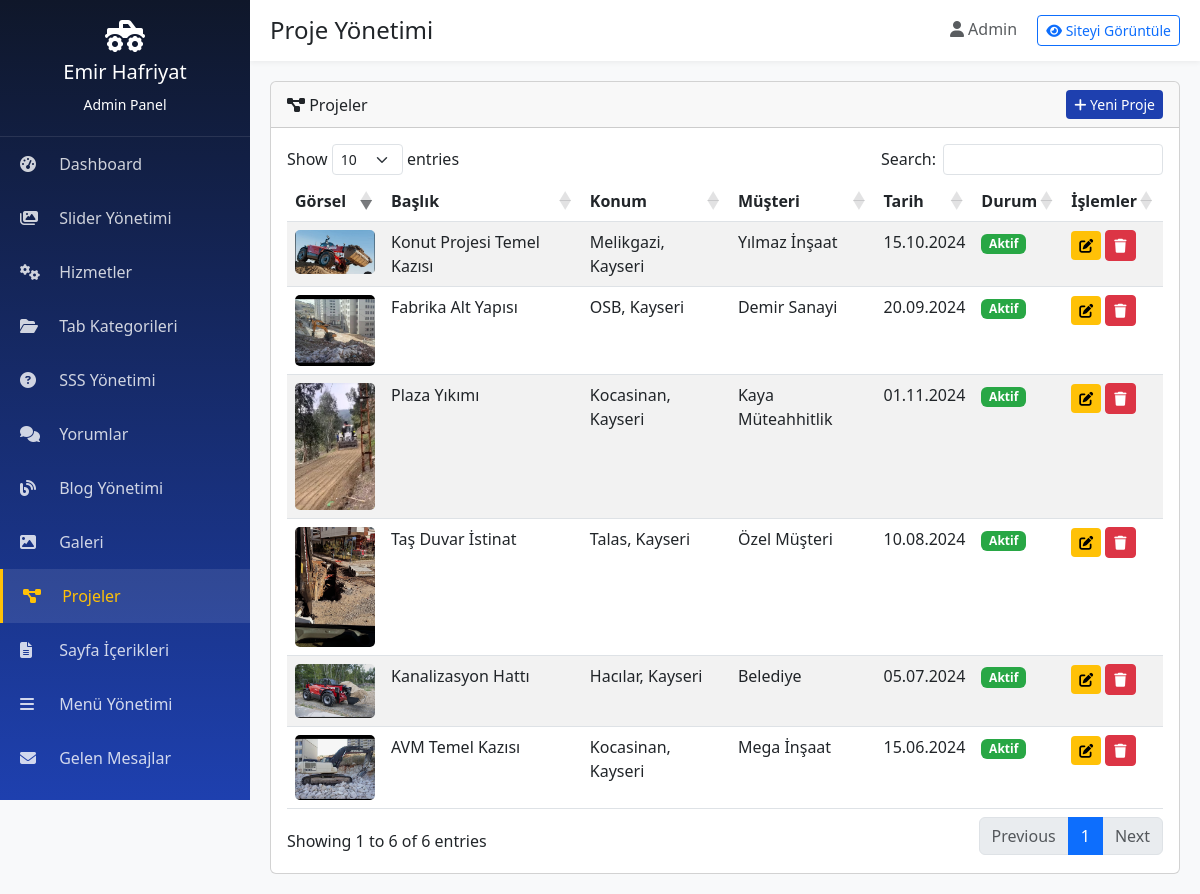
The app's page /admin/projects.php (signed in) with its own data.
### tables this page shows
CREATE TABLE `projects` (
  `id` int(11) NOT NULL AUTO_INCREMENT,
  `title` varchar(200) NOT NULL,
  `description` text,
  `location` varchar(200) DEFAULT NULL,
  `client` varchar(150) DEFAULT NULL,
  `completion_date` date DEFAULT NULL,
  `image` varchar(255) NOT NULL,
  `category` varchar(100) DEFAULT NULL,
  `sort_order` int(11) DEFAULT 0,
  `status` tinyint(1) DEFAULT 1,
  `created_at` timestamp NOT NULL DEFAULT CURRENT_TIMESTAMP,
  PRIMARY KEY (`id`)
);

### config.php (called while the page is built, shortened)
<?php
spl_autoload_register(function($class) {
    $file = BASE_PATH . '/includes/classes/' . $class . '.php';
});
require_once BASE_PATH . '/includes/functions.php';

### includes/classes/Database.php (called while the page is built, shortened)
<?php
class Database {
    private static $instance = null;
    private $conn;
    private function __construct() {
        try {
            $dsn = "mysql:host=" . DB_HOST . ";dbname=" . DB_NAME . ";charset=" . DB_CHARSET;
            $this->conn = new PDO($dsn, DB_USER, DB_PASS);
            $this->conn->setAttribute(PDO::ATTR_ERRMODE, PDO::ERRMODE_EXCEPTION);
            $this->conn->setAttribute(PDO::ATTR_DEFAULT_FETCH_MODE, PDO::FETCH_ASSOC);
            $this->conn->setAttribute(PDO::ATTR_EMULATE_PREPARES, false);
        } catch(PDOException $e) {
            die("Veritabanı bağlantısı başarısız: " . $e->getMessage());
        }
    }
    public static function getInstance() {
        if (self::$instance === null) {
            self::$instance = new self();
        }
        return self::$instance;
    }
    public function query($sql, $params = []) {
        try {
            $stmt = $this->conn->prepare($sql);
            $stmt->execute($params);
            return $stmt;
        } catch(PDOException $e) {
            error_log("Query Error: " . $e->getMessage());
            return false;
        }
    }
    public function fetchAll($sql, $params = []) {
        $stmt = $this->query($sql, $params);
        return $stmt ? $stmt->fetchAll() : [];
    }
}

### includes/functions.php (called while the page is built, shortened)
<?php
function clean($data) {
    return htmlspecialchars(strip_tags(trim($data)), ENT_QUOTES, 'UTF-8');
}
function formatDate($date, $format = 'd.m.Y') {
    return date($format, strtotime($date));
}

### admin/projects.php (the view, shortened to what this page needs)
<?php
include 'includes/header.php';
$projects=$db->fetchAll("SELECT * FROM projects ORDER BY sort_order ASC");
?>
<div class="card">
    <div class="card-header d-flex justify-content-between align-items-center">
        <span><i class="fas fa-project-diagram"></i> Projeler</span>
        <button class="btn btn-sm btn-primary" data-bs-toggle="modal" data-bs-target="#addModal"><i class="fas fa-plus"></i> Yeni Proje</button>
    </div>
    <div class="card-body">
        <table class="table table-striped datatable">
            <thead><tr><th>Görsel</th><th>Başlık</th><th>Konum</th><th>Müşteri</th><th>Tarih</th><th>Durum</th><th>İşlemler</th></tr></thead>
            <tbody>
                <?php foreach($projects as $p): ?>
                    <tr>
                        <td><?php if($p['image']): ?><img src="../<?=$p['image']?>" style="max-width:80px;border-radius:5px;"><?php endif; ?></td>
                        <td><?=clean($p['title'])?></td>
                        <td><?=clean($p['location'])?></td>
                        <td><?=clean($p['client'])?></td>
                        <td><?=$p['completion_date']?formatDate($p['completion_date']):'-'?></td>
                        <td><?=$p['status']?'<span class="badge badge-active">Aktif</span>':'<span class="badge badge-inactive">Pasif</span>'?></td>
                        <td class="table-actions">
                            <button class="btn btn-sm btn-warning" onclick="editProject(<?=htmlspecialchars(json_encode($p))?>)"><i class="fas fa-edit"></i></button>
                            <a href="?delete=<?=$p['id']?>" class="btn btn-sm btn-danger btn-delete"><i class="fas fa-trash"></i></a>
                        </td>
                    </tr>
                <?php endforeach; ?>
            </tbody>
        </table>
    </div>
</div>
<?php include 'includes/footer.php'; ?>

### admin/includes/header.php (style rules this page uses)
:root { --sidebar-width: 250px; --primary-yellow: #FFC107; --primary-blue: #1E40AF; --dark-blue: #0F172A; }
body { background: #f8f9fa; }
.btn-primary { background: var(--primary-blue); border: none; }
.btn-warning { background: var(--primary-yellow); border: none; color: #000; }
.table-actions { white-space: nowrap; }
.badge-active { background: #28a745; }

### records on screen
projects: image (picture), title "Konut Projesi Temel Kazısı", location "Melikgazi, Kayseri", client "Yılmaz İnşaat", completion_date "15.10.2024", status "Aktif"
projects: image (picture), title "Fabrika Alt Yapısı", location "OSB, Kayseri", client "Demir Sanayi", completion_date "20.09.2024", status "Aktif"
projects: image (picture), title "Plaza Yıkımı", location "Kocasinan, Kayseri", client "Kaya Müteahhitlik", completion_date "01.11.2024", status "Aktif"
projects: image (picture), title "Taş Duvar İstinat", location "Talas, Kayseri", client "Özel Müşteri", completion_date "10.08.2024", status "Aktif"
projects: image (picture), title "Kanalizasyon Hattı", location "Hacılar, Kayseri", client "Belediye", completion_date "05.07.2024", status "Aktif"
projects: image (picture), title "AVM Temel Kazısı", location "Kocasinan, Kayseri", client "Mega İnşaat", completion_date "15.06.2024", status "Aktif"

### other values on screen
$pageTitle "Proje Yönetimi"
$_SESSION['admin_name'] "Admin"
